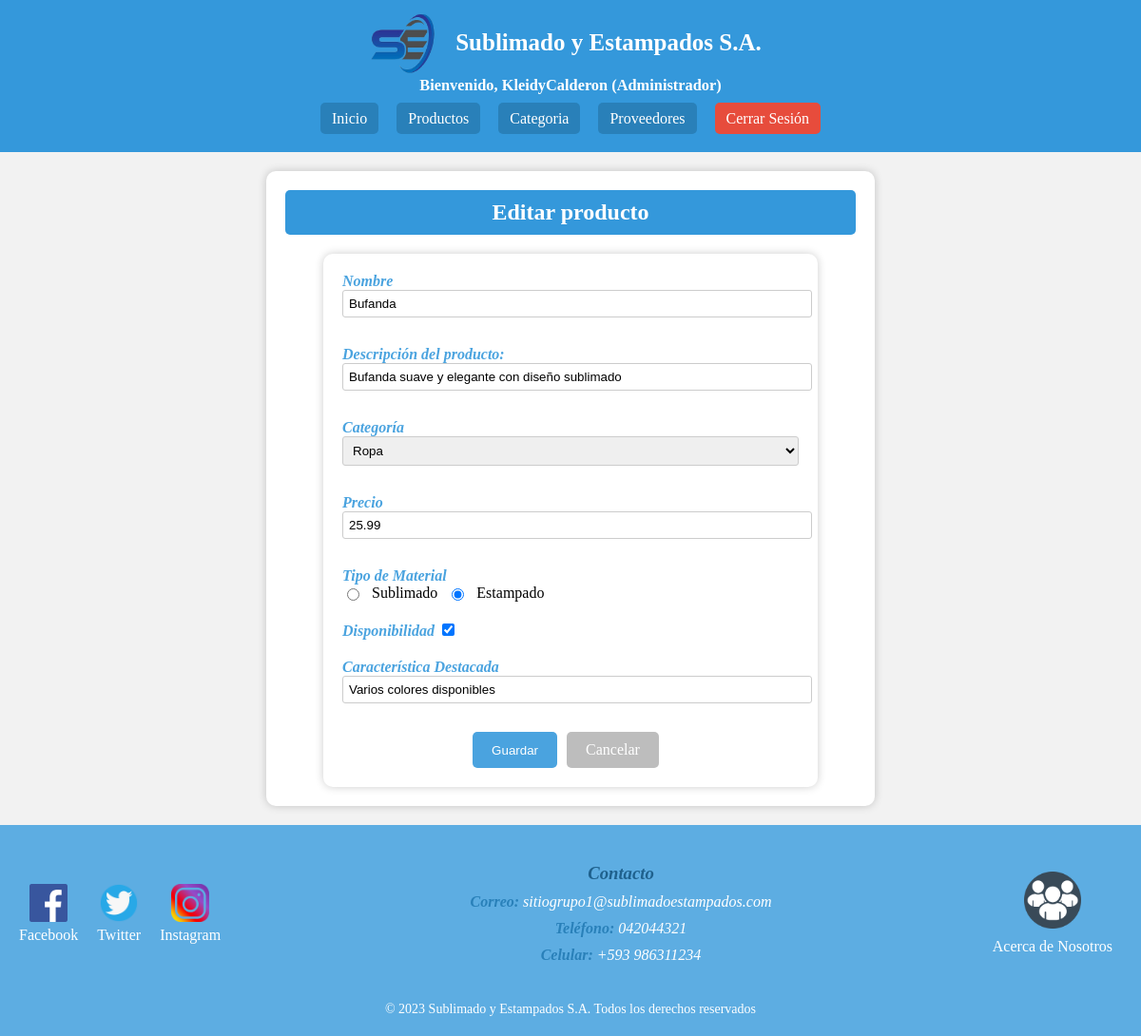
The app's page /index.php?c=productos&f=view_edit&id=1 (signed in) with its own data.
### tables this page shows
CREATE TABLE `productos` (
  `id_producto` int(11) NOT NULL,
  `nombre` varchar(100) DEFAULT NULL,
  `descripcion` text DEFAULT NULL,
  `precio` double DEFAULT NULL,
  `id_categoria` int(11) DEFAULT NULL,
  `tipo_material` varchar(100) DEFAULT NULL,
  `disponibilidad` int(11) DEFAULT NULL,
  `fecha_actualizacion` datetime DEFAULT NULL,
  `usuario_actualizacion` varchar(100) DEFAULT NULL,
  `caracteristica_destacada` varchar(100) DEFAULT NULL
);

CREATE TABLE `categoria` (
  `cat_id` int(11) NOT NULL,
  `cat_nombre` varchar(30) NOT NULL,
  `cat_descripcion` varchar(100) NOT NULL,
  `cat_estado` int(1) NOT NULL,
  `cat_usuarioActualizacion` varchar(12) NOT NULL,
  `cat_fechaActualizacion` datetime NOT NULL
);

### controller/ProductosController.php (called while the page is built, shortened)
<?php
require_once 'model/dao/ProductosDAO.php';
require_once 'model/dao/CategoriasDAO.php';
class ProductosController {
    private $model;
    public function __construct() {
        $this->model = new ProductosDAO();
    }
    public function view_edit(){
        $id = $_REQUEST['id'];
        $prod = $this->model->selectOne($id);
        $modeloCat = new CategoriasDAO();
        $categorias = $modeloCat->selectAll();
        $titulo = "Editar producto";
        require_once VPRODUCTOS.'edit.php';
    }
}
?>

### controller/FrontController.php (called while the page is built, shortened)
<?php
class FrontController {
    public function ruteo() {
        $funcion = (!empty($_REQUEST['f']))?htmlentities($_REQUEST['f']):FUNCION_PRINCIPAL;
        $cont = new  $controlador();
        $cont->$funcion();
    }
}

### Index.php (called while the page is built)
<?php
  require_once 'controller/FrontController.php';
  $frontController = new FrontController();
  $frontController->ruteo();
?>

### config/ConexionBD.php (called while the page is built)
<?php
class Conexion {
    public static function getConexion() {
        $dsn = 'mysql:host=localhost;port=3306;dbname=' . DBNAME;
        $conexion = null;
        try {
            $conexion = new PDO($dsn, DBUSER, DBPASSWORD);
            $conexion->setAttribute(PDO::ATTR_ERRMODE, PDO::ERRMODE_EXCEPTION);
        } catch (Exception $e) {
            echo $e;
            die("Error: " . $e->getMessage());
        }
        return $conexion;
    }
}
?>

### model/dao/ProductosDAO.php (called while the page is built, shortened)
<?php
require_once 'config/ConexionBD.php';
class ProductosDAO {
    private $con;
    public function __construct() {
        $this->con = Conexion::getConexion();
    }
    public function selectOne($id) {
        $sql = "SELECT * FROM productos WHERE id_producto = :id";
        $stmt = $this->con->prepare($sql);
        $data = ['id' => $id];
        $stmt->execute($data);
        $producto = $stmt->fetch(PDO::FETCH_ASSOC);
        return $producto;
    }
}
?>

### model/dao/CategoriasDAO.php (called while the page is built, shortened)
<?php
require_once 'config/ConexionBD.php';
class CategoriasDAO {
     private $con;
    public function __construct() {
        $this->con = Conexion::getConexion();
    }
     public function selectAll() {
        $sql = "select * from categoria where cat_estado=1";
        $stmt = $this->con->prepare($sql);
        $stmt->execute();
        $resultados = $stmt->fetchAll(PDO::FETCH_OBJ);
        return $resultados;
    }
}
?>

### view/productos/productos.edit.php (the view, shortened to what this page needs)
<link rel="stylesheet" href="assets/css/EstiloHeader.css">
<link rel="stylesheet" href="assets/css/EstiloFooter.css">
<link rel="stylesheet" href="assets/css/EstilosForm.css">
<div class="contenedorF">
    <div class="formulario-card card">
        <h2 class="titulo-form"><?php echo $titulo; ?></h2>
        <form action="index.php?c=productos&f=edit" method="POST" name="formProdNuevo" id="formProdNuevo">
            <div class="formulario">
                <div class="form-group">
                    <label class="principal" for="nombre">Nombre</label>
                    <input type="text" name="nombre" id="nombre" value="<?php echo $prod['nombre']; ?>" placeholder="Nombre del producto" required>
                </div>
                <div class="form-group">
                     <label class="principal">Descripción del producto:</label>
                     <input type="text" name="descripcion" id="descripcion" value="<?php echo $prod['descripcion']; ?>" placeholder="Descripcion del producto" required>
                </div>
                <div class="form-group">
                    <label class="principal" for="categoria">Categoría</label>
                    <select id="categoria" name="categoria">
                        <?php foreach ($categorias as $cat) { ?>
                            <option value="<?php echo $cat->cat_id; ?>" <?php echo ($cat->cat_id == $prod['id_categoria']) ? 'selected' : ''; ?>><?php echo $cat->cat_nombre; ?></option>
                        <?php } ?>
                    </select>
                </div>
                <div class="form-group">
                    <label class="principal" for="precio">Precio</label>
                    <input type="number" step="0.01" name="precio" id="precio" value="<?php echo $prod['precio']; ?>" placeholder="Precio del producto" required>
                </div>
                <div class="form-group">
                     <label class="principal">Tipo de Material</label>
                   <div class="radio-buttons">
                      <input type="radio" id="material1" name="tipo_material" value="Sublimado" <?php echo ($prod['tipo_material'] == 'Sublimado') ? 'checked' : ''; ?>>
                      <label for="material1">Sublimado</label>
                      <input type="radio" id="material2" name="tipo_material" value="Estampado" <?php echo ($prod['tipo_material'] == 'Estampado') ? 'checked' : ''; ?>>
                      <label for="material2">Estampado</label>
                   </div>
               </div>
                <div class="form-group">
                    <label class="principal">Disponibilidad</label>
                    <input type="checkbox" id="disponibilidad" value="1" name="disponibilidad" <?php echo ($prod['disponibilidad'] == 1) ? 'checked="checked"' : ''; ?>>
                </div>
                <div class="form-group">
                    <label class="principal" for="caracteristica_destacada">Característica Destacada</label>
                    <input type="text" name="caracteristica_destacada" id="caracteristica_destacada" value="<?php echo $prod['caracteristica_destacada']; ?>" placeholder="Característica destacada del producto" required>
                </div>
                <div class="botones">
                    <button type="submit" onclick="return confirm('¿Estás seguro de modificar el producto?')">Guardar</button>
                    <a href="index.php?c=productos&f=index">Cancelar</a>
                </div>
            </div>
        </form>
    </div>
</div>

### assets/css/EstiloHeader.css (style rules this page uses)
body, h1, h2, h3, h4, p, ul, li { margin: 0; padding: 0; }

### assets/css/EstilosForm.css (style rules this page uses)
.contenedorF { display: flex; justify-content: center; align-items: center; background-color: #F2F2F2; }
.formulario-card { width: 80%; max-width: 600px; padding: 20px; border-radius: 10px; background-color: #FFF; box-shadow: 0px 0px 10px rgba(0, 0, 0, 0.2); margin-top: 20px; margin-bottom: 20px; }
.titulo-form { font-size: 24px; font-weight: bold; color: #FFF; background-color: #3498DB; padding: 10px; border-radius: 5px; text-align: center; margin: 0; margin-bottom: 20px; }
.formulario { width: 80%; margin: 0 auto; background-color: #fff; padding: 20px; border-radius: 10px; box-shadow: 0px 0px 10px rgba(0, 0, 0, 0.2); }
.principal { font-weight: bold; font-style: italic; color: #4AA3DF; margin-bottom: 5px; }
.form-group { margin-bottom: 20px; }
.formulario input[type="text"], .formulario input[type="number"], .formulario input[type="email"], .formulario select { width: 100%; padding: 6px; margin-bottom: 10px; border-radius: 3px; border: 1px solid #ccc; }
.radio-buttons { display: flex; gap: 10px; margin-bottom: 10px; }
.radio-buttons label { display: flex; align-items: center; gap: 5px; }
.formulario input[type="checkbox"] { margin-right: 5px; }
.botones { margin-top: 15px; display: flex; justify-content: center; }
.botones button, .botones a { padding: 10px 20px; color: #fff; border: none; cursor: pointer; margin-right: 10px; border-radius: 5px; text-decoration: none; }
.botones button { background-color: #4AA3DF; }
.botones a { background-color: #BDBDBD; }

### records on screen
productos: nombre "Bufanda", descripcion "Bufanda suave y elegante con diseño sublimado", categoria "Ropa", precio "25.99", tipo_material "☐ Sublimado", tipo_material "☑ Estampado", disponibilidad "☑", caracteristica_destacada "Varios colores disponibles"

### other values on screen
$user_name "KleidyCalderon"
$user_role "Administrador"
$titulo "Editar producto"
